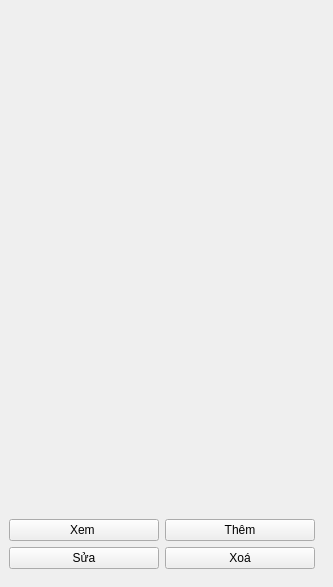
                         <widget class="QWidget" name="tab_2_QLLop">
                          <attribute name="title">
                           <string>Thông tin môn học</string>
                          </attribute>
                          <widget class="QFrame" name="gridFrame_tab_2_QLLop_buttons">
                           <property name="geometry">
                            <rect>
                             <x>0</x>
                             <y>510</y>
                             <width>324</width>
                             <height>68</height>
                            </rect>
                           </property>
                           <property name="maximumSize">
                            <size>
                             <width>16777215</width>
                             <height>68</height>
                            </size>
                           </property>
                           <layout class="QGridLayout" name="gridLayout_33">
                            <item row="1" column="0">
                             <widget class="QPushButton" name="pushButton_tab_2_QLLop_edit">
                              <property name="text">
                               <string>Sửa</string>
                              </property>
                             </widget>
                            </item>
                            <item row="0" column="0">
                             <widget class="QPushButton" name="pushButton_tab_2_QLLop_view">
                              <property name="text">
                               <string>Xem </string>
                              </property>
                             </widget>
                            </item>
                            <item row="0" column="1">
                             <widget class="QPushButton" name="pushButton_tab_2_QLLop_add">
                              <property name="text">
                               <string>Thêm</string>
                              </property>
                             </widget>
                            </item>
                            <item row="1" column="1">
                             <widget class="QPushButton" name="pushButton_tab_2_QLLop_delete">
                              <property name="text">
                               <string>Xoá</string>
                              </property>
                             </widget>
                            </item>
                           </layout>
                          </widget>
                         </widget>
